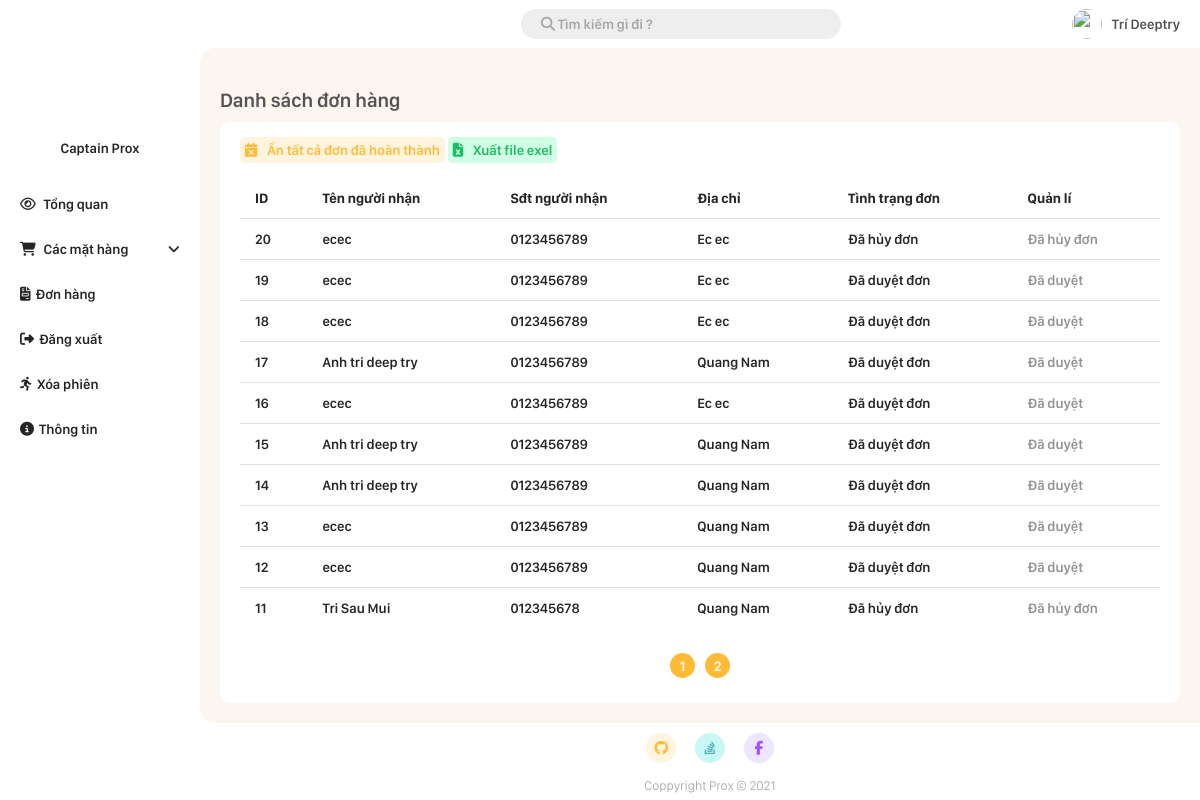
/Admin/bill.php (signed in), run on an earlier commit of the app's database.
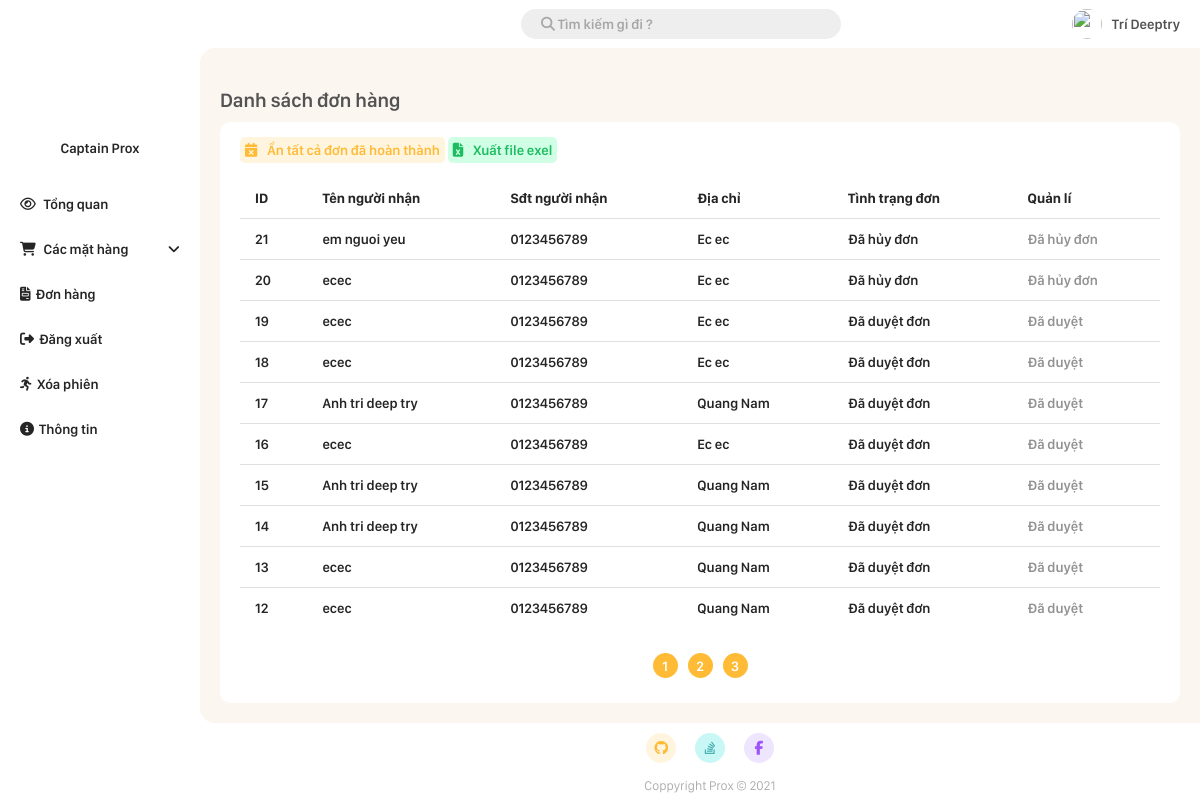
And on a later commit of the database.
### tables this page shows
CREATE TABLE `bill` (
  `id` int(11) NOT NULL,
  `customer_id` int(11) NOT NULL,
  `time_order` datetime NOT NULL DEFAULT CURRENT_TIMESTAMP,
  `recipient_name` varchar(20) NOT NULL,
  `customer_phone` varchar(20) NOT NULL,
  `customer_address` varchar(30) NOT NULL,
  `note` varchar(30) NOT NULL,
  `status` tinyint(4) NOT NULL
);

### Admin/bill.php (the view, shortened to what the changed rows need)
<!DOCTYPE html>
<html lang="en">
<head>
    <link rel="stylesheet" href="./CSS/style.css?v=4.6">
</head>
<body>
        <?php
            $page = 1;
            $search = "";
            $number_of_post_query = "SELECT count(*) FROM bill WHERE (customer_id = '$search') OR (id = '$search') OR (recipient_name like '%$search%')";
            $post_array = mysqli_query($connect, $number_of_post_query);
            $result_array = mysqli_fetch_array($post_array);
            $number_of_post = $result_array['count(*)'];
            $number_post_per_page = 10;
            $number_of_page = ceil($number_of_post/$number_post_per_page);
            $number_of_skip_page = $number_post_per_page * ($page - 1);
            $querry = "SELECT * FROM bill WHERE (customer_id = '$search') OR (id = '$search') OR (recipient_name like '%$search%') ORDER BY id DESC LIMIT $number_post_per_page OFFSET $number_of_skip_page ";
            $result = mysqli_query($connect, $querry);
        ?>
        <div class="grid-container">
                <?php require_once "./root/navbar.php"; ?>
                <?php require_once "./root/sidebar.php"; ?>
            <div class="container-main">
                <h1 class="main-title">Danh sách đơn hàng</h1>
                <div class="add-new-item">
                    <table class="styled-table">
                        <thead>
                            <tr>
                                <th>ID</th>
                                <th>Tên người nhận</th>
                                <th>Sđt người nhận</th>
                                <th>Địa chỉ</th>
                                <th>Tình trạng đơn</th>
                                <th>Quản lí</th>
                            </tr>
                        </thead>
                        <tbody>
                            <?php foreach($result as $bill){ ?>
                                <tr>
                                    <td><a href="./view-infomation/bill_detail.php?bill_detail=<?php echo $bill['id'] ?>"><?php echo $bill['id'] ?></a></td>
                                    <td><a href="./view-infomation/bill_detail.php?bill_detail=<?php echo $bill['id'] ?>"><?php echo $bill['recipient_name'] ?></a></td>
                                    <td><a href="./view-infomation/bill_detail.php?bill_detail=<?php echo $bill['id'] ?>"><?php echo $bill['customer_phone'] ?></a></td>
                                    <td><a href="./view-infomation/bill_detail.php?bill_detail=<?php echo $bill['id'] ?>"><?php echo $bill['customer_address'] ?></a></td>
                                    <td><a href="./view-infomation/bill_detail.php?bill_detail=<?php echo $bill['id'] ?>">
                                        <?php
                                            if($bill['status'] == 1){
                                                echo "Chờ duyệt đơn";
                                            }else if($bill['status'] == 2){
                                                echo "Đã duyệt đơn";
                                            }else if($bill['status'] == 3){
                                                echo "Đã hủy đơn";
                                            }
                                        ?>
                                    </a>
                                    </td>
                                    <td>
                                        <?php
                                            if($bill['status'] == 1){
                                                echo '<a class="link-button" href="?approve=' . $bill["id"] . '"><i class="fas fa-check"></i>Duyệt</a>';
                                                echo '<a class="link-button" href="?cancel=' . $bill["id"] . '"><i class="fas fa-times"></i></i>Hủy</a>';
                                            }else if($bill['status'] == 2){
                                                echo 'Đã duyệt';
                                            }else if($bill['status'] == 3){
                                                echo 'Đã hủy đơn';
                                            }
                                        ?>
                                    </td>
                                </tr>
                            <?php } ?>
                        </tbody>
                    </table>
                    <div class="page_number_list">
                        <?php for($i = 1 ; $i<= $number_of_page ; $i++){?>
                            <div class="page_number">
                                <a href="?page=<?php echo $i; ?>&search=<?php echo $search; ?>">
                                    <?php echo $i; ?>
                                </a>
                            </div>
                        <?php } ?>
                    </div>
                </div>
            </div>
                <?php require_once "./root/footer.php"; ?>
        </div>
</body>
</html>

What changed in the data, as far as the page shows it:
no longer on this page (row unchanged): bill: id "11", recipient_name "Tri Sau Mui", customer_phone "012345678", customer_address "Quang Nam", status "Đã hủy đơn"
added bill: id "21", recipient_name "em nguoi yeu", customer_phone "0123456789", customer_address "Ec ec", status "Đã hủy đơn"
Also different on the page:
new list line: "3"
